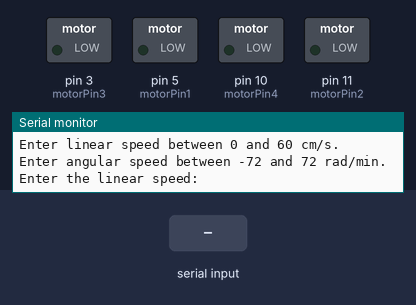
The sketch below on a simulated Arduino Uno, built with avr-gcc and run on an emulated ATmega328P. On the bench: switched loads named in the sketch (green lamp = pin HIGH), the last lines printed to the serial monitor. Inputs (shaded band) come from the test bench.

Above: at 1.2 s.
1.3 s: "90,45\n" received over Serial
At 2.06 s:
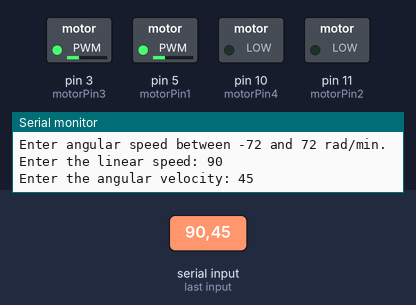
At 2.67 s:
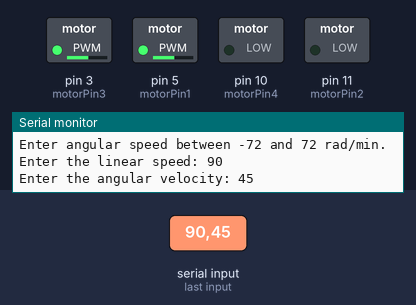
4.3 s: "30,150\n" received over Serial
At 4.47 s:
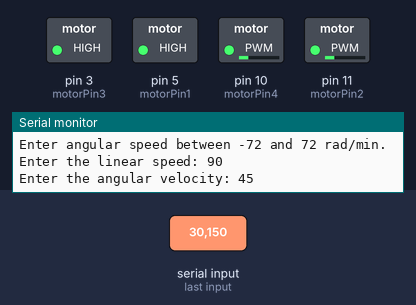
7.3 s: "5\n" received over Serial
10.3 s: "90\n" received over Serial
Timing chart, 0 to 14.3 s (numbered marks = the images above; inputs shaded):
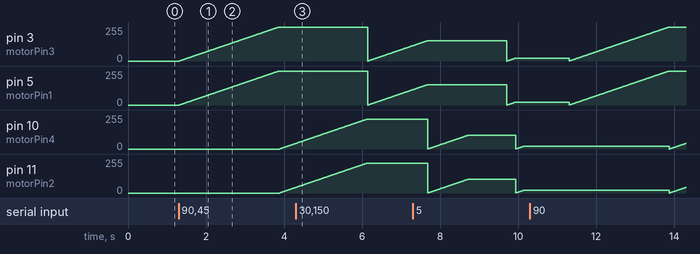

The sketch:

wheelDesign_arduinoCode.ino
```cpp
//IMPORTANT
//Enter the linear speed between 0 and 60 cm/s
//Enter the angular velocity between -72 and 72 rad/min
//Negative angular velocity turns to the left, and positive angular velocity turns to the right
//All speeds are constrained
//Calculations are theoretical, and does not include unaccounted forces such as friction, stability of the bot,
//and other natural factors.

#include <math.h>


//CONSTANTS
int motorPin1 = 5;
int motorPin2 = 11;
int motorPin3 = 3;
int motorPin4 = 10;
int radius = 5;	//in cm
int speed = 0;
int angVel = 0;	//in rad/min; constrained between 0 and 72 rad/min
float radFactor = 0;
int flag = 0;
int Lspeed = 0;	//speed of left side wheels
int Rspeed = 0;	//speed of right side wheels

const int wheelDis = 50;	//in cm

void setup()
{
  pinMode(motorPin1, OUTPUT);
  pinMode(motorPin2, OUTPUT);
  pinMode(motorPin3, OUTPUT);
  pinMode(motorPin4, OUTPUT);
  Serial.begin(9600);
  Serial.println("Enter linear speed between 0 and 60 cm/s.");
  Serial.println("Enter angular speed between -72 and 72 rad/min.");
}

void loop()
{
  Serial.print("Enter the linear speed: ");
  while (Serial.available() == 0)
  {}
  speed = Serial.parseInt();	//enter in cm/s
  Serial.println(speed);
  speed = constrain(speed, 0, 60);	//constrains the speed
  speed = map(speed, 0, 60, 0, 255);	//taken from motor rpm
  Lspeed = speed;
  Rspeed = speed;


  Serial.print("Enter the angular velocity: ");
  while (Serial.available() == 0){}
  angVel = Serial.parseInt();
  Serial.println(angVel);

  if (angVel < 0)		//turning left
  {
    angVel *= (-1);
    angVel = constrain(angVel, 0, 72);
    radFactor = map(angVel, 0, 72, 0, 36);
    Lspeed -= radFactor;
    Rspeed += radFactor;
    if (Rspeed >= 255)
    {
      Rspeed = 255;
      Lspeed = 255 - (2*radFactor);
    }
    if (Lspeed <= 0)
    {
      Lspeed = 0;
      Rspeed = 255 + (2*radFactor);
    }
  }

  if (angVel > 0)		//turning right
  {
    angVel = constrain(angVel, 0, 72);
    radFactor = map(angVel, 0, 72, 0, 25);
    Lspeed += radFactor;
    Rspeed -= radFactor;
    if (Rspeed < 0)
    {
      Rspeed = 0;
      Lspeed = 255 + (2*radFactor);
    }
    if (Lspeed > 255)
    {
      Lspeed = 255;
      Rspeed = 255 - (2*radFactor);
    }
  }

  if (speed == 0)
  {analogWrite(motorPin1, 0);
   analogWrite(motorPin2, 0);
   analogWrite(motorPin3, 0);
   analogWrite(motorPin4, 0);
  }

  else if (speed > 0)
  {
      for (int i = 0; i <= floor(Lspeed); i++)
	  {
       analogWrite(motorPin1, i);
       analogWrite(motorPin3, i);
       delay(10);
      }			//115rpm corresponds to 12 rad/s
      for (int i = 0; i <= floor(Rspeed); i++)
	  {
       analogWrite(motorPin2, i);
       analogWrite(motorPin4, i);
       delay(10);
      }
  }
}
```

Measured:
- after the input at 1.3 s, pin 3 (motorPin3), pin 5 (motorPin1): moves from 0/255 to 255/255 over 2.5 s, starting at once; pin 10 (motorPin4), pin 11 (motorPin2): moves from 0/255 to 42/255 over 0.41 s, starting after 2.6 s
